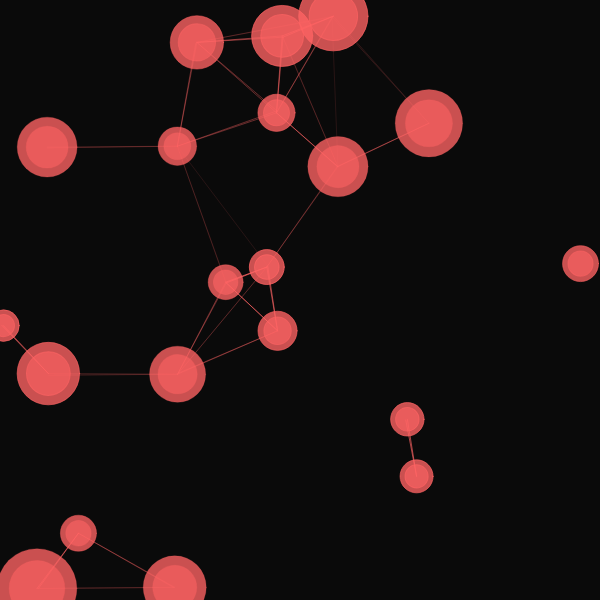
Frame 1 (no input)
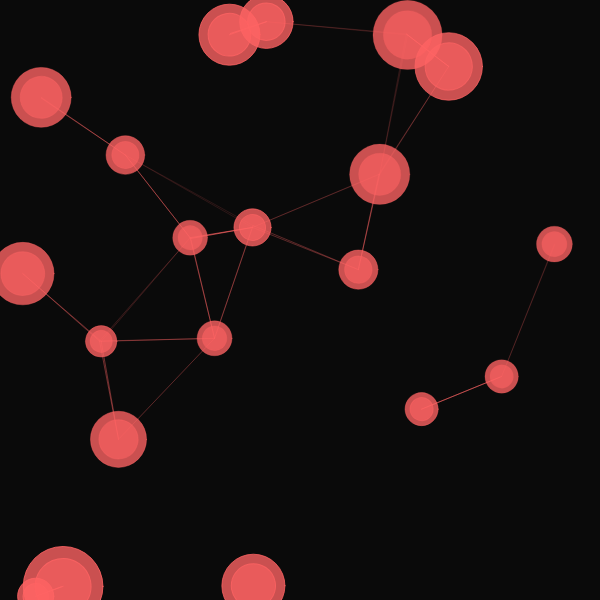
Frame 60 (no input)
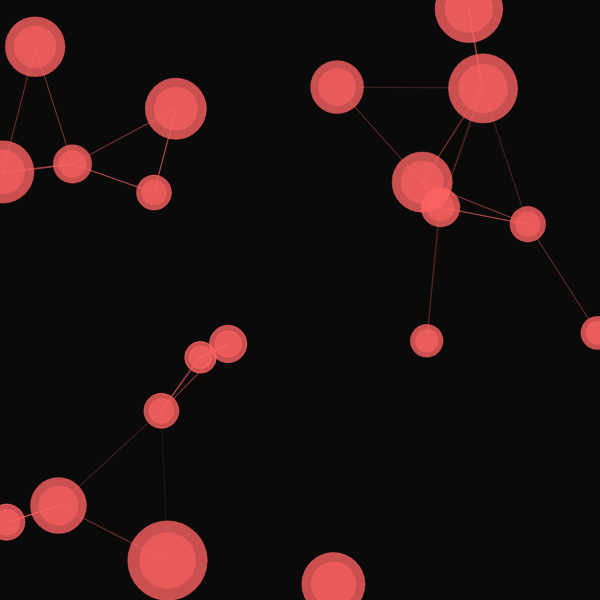
Frame 120 (the mouse pressed at the canvas centre since frame 60)

The p5.js sketch that drew these frames (run headless with seeded random() and noise() and a simulated clock; from frame 60 on, the mouse is pressed at the canvas centre):

// p5.js sketch
// ── sketch.js
let forms = [];
let colors = [
  [255, 100, 100], [100, 255, 100], [100, 100, 255],
  [255, 255, 100], [255, 100, 255], [100, 255, 255]
];
let colorIndex = 0;

function setup() {
  createCanvas(600, 600);
  noStroke();
  
  for (let i = 0; i < 20; i++) {
    forms.push({
      x: random(width),
      y: random(height),
      size: random(30, 80),
      speed: random(0.5, 2),
      angle: random(TWO_PI),
      connections: []
    });
  }
}

function draw() {
  background(10);
  
  // Update and draw forms
  for (let i = 0; i < forms.length; i++) {
    let form = forms[i];
    
    // Move form
    form.x += cos(form.angle) * form.speed;
    form.y += sin(form.angle) * form.speed;
    
    // Bounce off edges
    if (form.x < 0 || form.x > width) form.angle = PI - form.angle;
    if (form.y < 0 || form.y > height) form.angle = -form.angle;
    
    // Update connections
    form.connections = [];
    for (let j = 0; j < forms.length; j++) {
      if (i !== j) {
        let other = forms[j];
        let d = dist(form.x, form.y, other.x, other.y);
        if (d < 150) {
          form.connections.push({
            x: other.x,
            y: other.y,
            alpha: map(d, 0, 150, 255, 30)
          });
        }
      }
    }
    
    // Draw connections
    for (let conn of form.connections) {
      stroke(colors[colorIndex][0], colors[colorIndex][1], colors[colorIndex][2], conn.alpha);
      line(form.x, form.y, conn.x, conn.y);
    }
    
    // Draw form
    fill(colors[colorIndex][0], colors[colorIndex][1], colors[colorIndex][2], 200);
    ellipse(form.x, form.y, form.size);
    
    // Add some deformation to shape
    push();
    translate(form.x, form.y);
    rotate(frameCount * 0.01);
    fill(colors[colorIndex][0], colors[colorIndex][1], colors[colorIndex][2], 150);
    ellipse(0, 0, form.size * 0.7);
    pop();
  }
  
  // Change color every 120 frames
  if (frameCount % 120 === 0) {
    colorIndex = (colorIndex + 1) % colors.length;
  }
}
